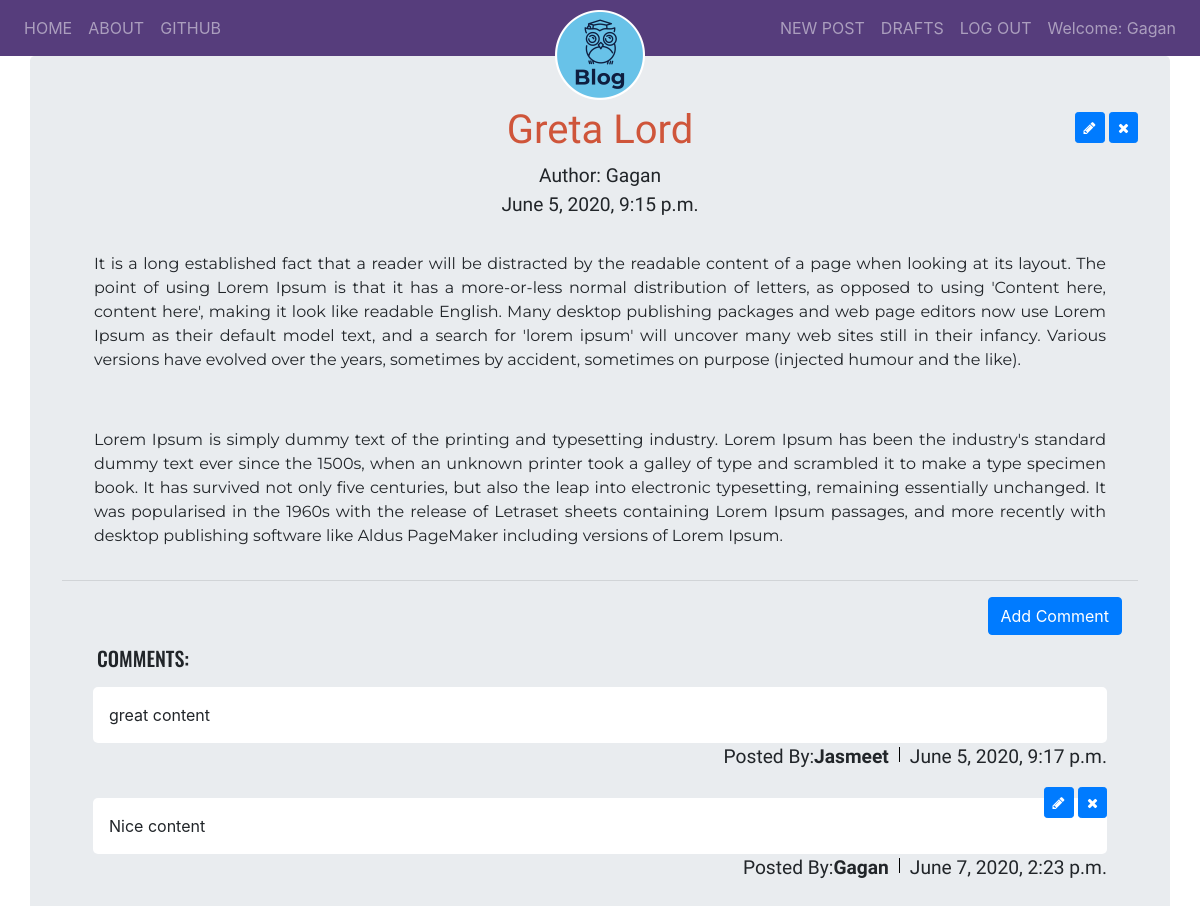
Page /post/2/ (signed in) on the committed database.
### blog/models.py (models this page shows, shortened)
class Post(models.Model):
    author = models.ForeignKey('auth.User', on_delete=models.CASCADE)
    title = models.CharField(max_length=256)
    text = models.TextField()
    create_date = models.DateTimeField(default=timezone.now)
    published_date = models.DateTimeField(blank=True, null=True)

class Comment(models.Model):
    post = models.ForeignKey('blog.Post', related_name='comments', on_delete=models.CASCADE)
    author = models.ForeignKey('auth.User', on_delete=models.CASCADE)
    text = models.TextField()
    create_date = models.DateTimeField(default=timezone.now)
    approved_comment = models.BooleanField(default=False)

### blog/views.py (the view)
# urls.py: path('post/<int:pk>/', views.PostDetailView.as_view(), name='post_detail'),
class PostDetailView(DetailView):
    model = Post

### blog/templates/blog/post_detail.html (shortened to what this page needs)
{% extends 'blog/base.html' %}
{% block bodyblock %}
<h1 class="posttitle text-center">{{post.title}}</h1>
{% if user.is_authenticated and user == post.author %}
<div class="postupdate">
  <a class="btn btn-primary btn-sm" href="{% url 'blog:post_edit' pk=post.pk %}">
    <i class="fa fa-pencil" aria-hidden="true"></i>
  </a>
  <a class="btn btn-primary btn-sm" href="{% url 'blog:post_remove' pk=post.pk %}">
    <i class="fa fa-times" aria-hidden="true"></i>
  </a>
</div>
{% endif %}
{% if post.published_date %}
<div class="date text-center">Author: {{post.author|title}}</div>
<div class="date text-center">{{post.published_date}}</div>
{% else %}
<div class="text-center">
  <a class="btn btn-default" href="{% url 'blog:post_publish' pk=post.pk %}">Publish</a>
</div>
{% endif %}
<div class="postcontent text-justify">{{post.text|safe|linebreaksbr}}</div>
<hr>
{% if post.published_date %}
<a class="btn btn-primary btn-comment pull-right mr-3" href="{% url 'blog:add_comment_to_post' pk=post.pk %}">Add Comment</a>
<div class="container post_detail">
  <h5>COMMENTS:</h5>
  {% for comment in post.comments.all %}
  <br>
  <div class="comments px-3 mb-2">
    {% if user == comment.author or user == post.author or comment.approved_comment %}
    <div class="comments_body px-3 mb-1">{{comment.text|safe|linebreaks}}</div>
    <div class="comments_meta">
      {% if comment.approved_comment %}
      <span>Posted By:<strong>{{comment.author|title}}</strong></span>
      {% else %}
      <span>Waiting for Approval... | Posted By:<strong>{{comment.author|title}}</strong></span>
      {% endif %}
      <span>{{comment.create_date}}</span>
    </div>
    {% if user == post.author and not comment.approved_comment %}
    <div class="comment_approve">
      <a class="btn btn-primary btn-sm" href="{% url 'blog:comment_approve' pk=comment.pk %}">
        <i class="fa fa-check" aria-hidden="true"></i>
      </a>
      <a class="btn btn-primary btn-sm" href="{% url 'blog:comment_remove' pk=comment.pk %}">
        <i class="fa fa-times" aria-hidden="true"></i>
      </a>
    </div>
    {% elif user == comment.author %}
    <div class="comment_approve">
      <a class="btn btn-primary btn-sm" href="{% url 'blog:comment_edit' pk=comment.pk %}">
        <i class="fa fa-pencil" aria-hidden="true"></i>
      </a>
      <a class="btn btn-primary btn-sm" href="{% url 'blog:comment_remove' pk=comment.pk %}">
        <i class="fa fa-times" aria-hidden="true"></i>
      </a>
    </div>
    {% endif %}
    {% endif %}
  </div>
  {% empty %}
  <span class="ml-3">No Comments</span>
  {% endfor %}
</div>
{% endif %}
{% endblock %}

### blog/templates/blog/base.html (shortened to what this page needs)
<!DOCTYPE html>
{% load static %}
<html lang="en" dir="ltr">
<head>
   <link rel="stylesheet" href="https://stackpath.bootstrapcdn.com/bootstrap/4.1.3/css/bootstrap.min.css"
>
   <link href="https://maxcdn.bootstrapcdn.com/font-awesome/4.7.0/css/font-awesome.min.css" rel="stylesheet">
   <link rel="stylesheet" href="//cdn.jsdelivr.net/medium-editor/latest/css/medium-editor.min.css" type="text/css" media="screen" charset="utf-8">
   <link rel="stylesheet" href="{% static 'css/blog.css' %}">
 </head>
  <body>
    <nav class="navbar navbar-expand-md navbar-dark" style="background-color:#563d7c">
      <a class="navbar-brand mr-0 mr-md-2" href="{% url 'blog:post_list' %}">
       <img id="logo" src="{% static 'images/logo.png' %}" alt="Logo" width="100px">
      </a>
      <div class="collapse navbar-collapse" id="navbarSupportedContent">
       <ul class="navbar-nav mr-auto mt-2 mt-lg-0">
         <li class="nav-item">
           <a class="nav-link" href="{% url 'blog:post_list' %}">HOME</a>
         </li>
         <li class="nav-item">
           <a class="nav-link" href="{% url 'blog:about' %}">ABOUT</a>
         </li>
         <li class="nav-item">
           <a class="nav-link" href="https://github.com/GaganShergill" target="_blank">GITHUB</a>
         </li>
       </ul>
       <ul class="navbar-nav ml-auto mt-2 mt-lg-0">
         {% if user.is_authenticated %}
         <li class="nav-item">
           <a class="nav-link" href="{% url 'blog:post_new' %}">NEW POST</a>
         </li>
         <li class="nav-item">
           <a class="nav-link" href="{% url 'blog:post_draft_list' %}">DRAFTS</a>
         </li>
         <li class="nav-item">
           <a class="nav-link" href="{% url 'logout' %}">LOG OUT</a>
         </li>
         <li class="nav-item">
           <a class="nav-link">Welcome: {{user.username|title}}</a>
         </li>
       </ul>
       {% else %}
       <li class="nav-item" id="user-icon">
         <a class="nav-item nav-link" href="{% url 'login' %}" aria-label="Login">
         <i class="fa fa-user-circle-o fa-lg" aria-hidden="true"></i></a>
       </li>
       {% endif %}
      </div>
    </nav>
    <div class="container jumbotron">
      {% block bodyblock %}
      {% endblock %}
    </div>
  </body>
</html>

### blog/static/css/blog.css (style rules this page uses)
.navbar { position: relative; }
.navbar-brand { position: absolute; left: 50%; margin-left: -50px !important; display: block; top: 0px; }
.jumbotron { padding-top: 50px; }
.posttitle { font-family: 'Lobster Two', cursive; color: #cf553a; }
.date { font-family: 'Tenali Ramakrishna', sans-serif; font-size: 1.2em; }
.postcontent { font-family: 'Montserrat', sans-serif; margin: 2em; }
.postupdate { float: right; position: relative; bottom: 50px; height: 0; }
.comments { display: flex; flex-direction: column; width: 100%; justify-content: space-between; }
.comments_meta { display: flex; line-height: 1em; flex-direction: row; font-family: 'Tenali Ramakrishna', sans-serif; font-size: 1.2em; justify-content: flex-end; }
.comments_meta span:nth-of-type(odd) { margin-right: 20px; }
.comment_approve { position: relative; bottom: 90px; height: 25px; align-self: flex-end; }
.comments_body { background-color: white; border-radius: 5px; }
.post_detail h5 { margin-top: 50px; margin-left: 20px; font-family: 'Oswald', sans-serif; position: relative; top: 15px; }

### rows in the picture
Post: title "Greta Lord", author "Gagan", published_date "June 5, 2020, 9:15 p.m.", text "It is a long established fact that a reader will be distracted by the readable content of a page when looking at its layout. The point of using Lorem Ipsum is that it has a more-or-less normal distribution of letters, as opposed to using 'Content here, content here', making it look like readable English. Many desktop publishing packages and web page editors now use Lorem Ipsum as their default model text, and a search for 'lorem ipsum' will uncover many web sites still in their infancy. Various versions have evolved over the years, sometimes by accident, sometimes on purpose (injected humour and the like). Lorem Ipsum is simply dummy text of the printing and typesetting industry. Lorem…"
Comment: text "great content", author "Jasmeet", create_date "June 5, 2020, 9:17 p.m."
Comment: text "Nice content", author "Gagan", create_date "June 7, 2020, 2:23 p.m.", approved_comment True (drawn)

### other values in the picture
{{ user.username|title }} "Gagan"
